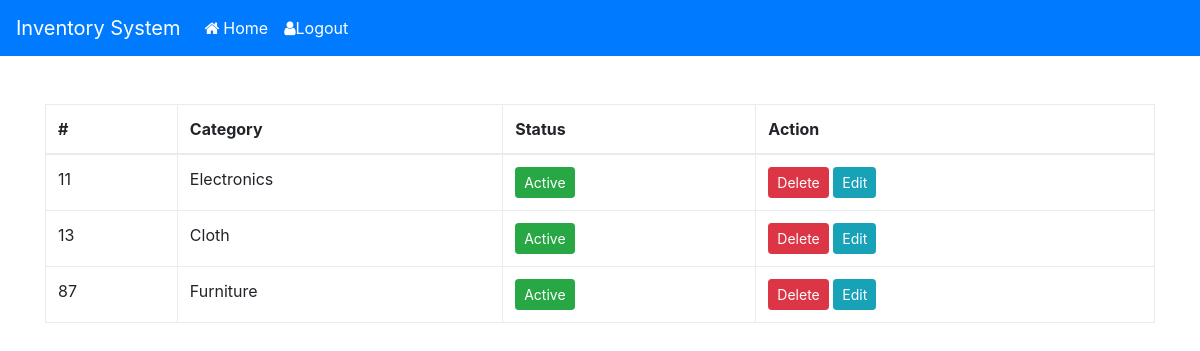
Page /manage_categories.php on the committed database.
### tables this page shows
CREATE TABLE `categories` (
  `cid` int(11) NOT NULL,
  `category_name` varchar(255) NOT NULL,
  `status` enum('1','0') NOT NULL
);

### manage_categories.php (the view, shortened to what this page needs)
<?php
	include("db_con/database_con.php");
?>
<!DOCTYPE html>
<html>
<head>
    <link rel="stylesheet" href="css/bootstrap.min.css" >
 	<link rel="stylesheet" type="text/css" href="https://maxcdn.bootstrapcdn.com/font-awesome/4.7.0/css/font-awesome.min.css">
 	<link rel="stylesheet" href="css/style.css">
 </head>
<body>
	<?php
		include_once("./templates/header.php");
	?>
	<br/><br/>
	<div class="container">
		<table class="table table-hover table-bordered">
		    <thead>
		      <tr>
		        <th>#</th>
		        <th>Category</th>
		        <th>Status</th>
		        <th>Action</th>
		      </tr>
		    </thead>
		    <tbody id="get_category">
				<?php
					$query="SELECT * FROM categories WHERE 1 ";
					$result = mysqli_query($conn, $query);
					while($category_data= mysqli_fetch_array($result))
					{
				?>
			<tr>
				<td><?php echo $category_data['cid']; ?></td>
				<td> <?php echo $category_data['category_name']; ?></td>
				<td> <a href="#" class="btn btn-success btn-sm">Active</a></td>
				<td>
					<a href="./templates/delete-process.php?cid=<?php echo $category_data["cid"]; ?>" onclick="return checkdelete()" class="btn btn-danger btn-sm">Delete</a>
					<a href="./templates/update_category.php?cid=<?php echo $category_data["cid"]; ?>" class="btn btn-info btn-sm">Edit</a>
				</td>
			</tr>
				<?php
					}
				?>
		    </tbody>
		  </table>
	</div>
</body>
</html>

### css/style.css (style rules this page uses)
* { margin: 0; padding: 0; }
a,a:hover { text-decoration: none; color: #000; }

### rows in the picture
categories: cid "11", category_name "Electronics"
categories: cid "13", category_name "Cloth"
categories: cid "87", category_name "Furniture"
